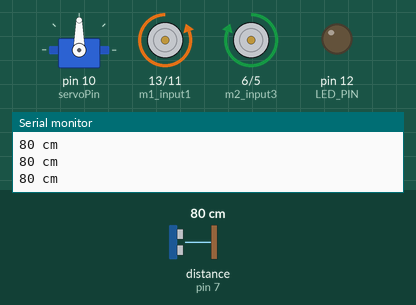
This sketch was run on a simulated Arduino Uno, built with avr-gcc and run on an emulated ATmega328P. On the bench: servo, motor-driver pin pairs drawn as motors (green arrow = first pin HIGH = forward, orange = second pin HIGH = backward, longer = more drive, scaled by the enable pin), output pins drawn as LEDs (lit = HIGH), the last lines printed to the serial monitor. The inputs (shaded band) are chosen by the test bench; at power-on: distance to the obstacle (sensor on pin 7) 80 cm. The echo pulse lasts 58.3 µs per cm.

Above: at 1.2 s.
1.3 s: distance to the obstacle (sensor on pin 7) set to 39 cm
2.8 s: distance to the obstacle (sensor on pin 7) set to 32 cm
At 5.5 s:
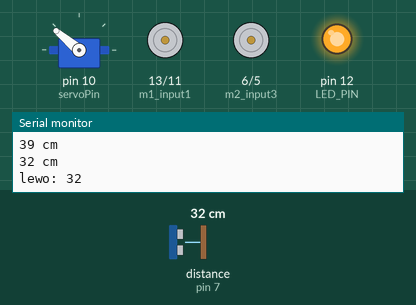
8.8 s: distance to the obstacle (sensor on pin 7) set to 35 cm
At 9.98 s:
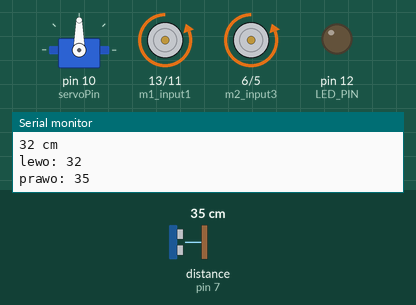
11.5 s: distance to the obstacle (sensor on pin 7) set to 2 cm
At 13.6 s:
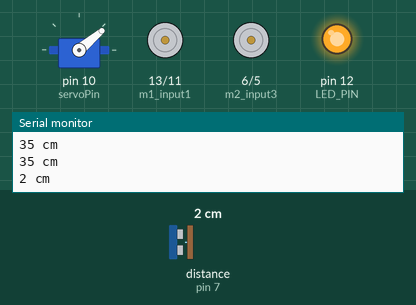
Timing chart, 0 to 15.5 s (numbered marks = the images above; inputs shaded):
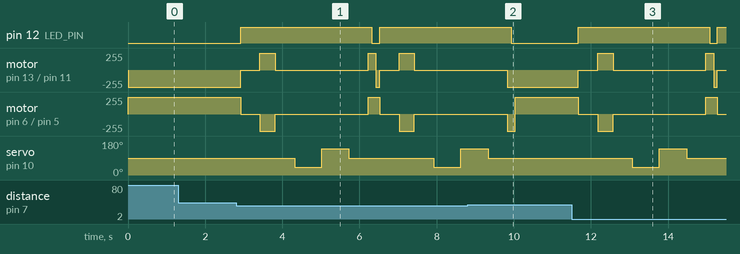

Measured:
- the behaviour switches between 35 and 34 cm on distance to the obstacle (sensor on pin 7) (found by bisection; images 0 and 1)
- after the input at 2.8 s, pin 12 (LED_PIN): LOW → HIGH after 0.12 s, → LOW 3.4 s later, → HIGH 0.20 s later; motor on pin 13 (m1_input1) / pin 11 (m1_input2): backward 255/255 → stopped after 0.12 s, → forward 255/255 0.50 s later, → stopped 0.40 s later, → forward 255/255 2.4 s later, … (8 changes in this stretch)
- after the input at 8.8 s, pin 12 (LED_PIN): goes on until 9.9 s, then stays LOW
- after the input at 11.5 s, pin 12 (LED_PIN): LOW → HIGH after 0.18 s, → LOW 3.4 s later, → HIGH 0.20 s later; motor on pin 13 (m1_input1) / pin 11 (m1_input2): backward 255/255 → stopped after 0.18 s, → forward 255/255 0.50 s later, → stopped 0.40 s later, → forward 255/255 2.4 s later, … (6 changes in this stretch)

The sketch:

obstacle_avoidance_robot.ino
```cpp
#include <Servo.h>
#include <Ultrasonic.h>


//definiowanie pinu diody LED
#define LED_PIN 12

//definiowanie pinów silnika 1
#define m1_input1 13
#define m1_input2 11
#define m1_enablePin 4

//definiowanie pinów silnika 2
#define m2_input3 6
#define m2_input4 5
#define m2_enablePin 9

//definiowanie pinów czujnika i serwa
const int trigPin = 8;
const int echoPin = 7;
const int servoPin = 10;

int distance;
int distance_left;
int distance_right;

//definiowanie kątów obrotu dla serwa
const int leftAngle = 90 - 50;                //obrót w lewo o 50 stopni
const int rightAngle = 90 + 50;               //obrót w prawo o 50 stopni
const int initialAngle = 90;                  //początkowa pozycja serwa

//inicjalizacja obiektu serwa oraz czujnika ultradźwiękowego
Servo myservo;
Ultrasonic ultrasonic(trigPin, echoPin);

bool obstacleDetected = false;                //flaga informująca, czy przeszkoda została wykryta


//-----FUNCTIONS-----------

void stop()
{
  //wyłączenie zasilania mostka H
  digitalWrite(m1_enablePin, LOW);
  digitalWrite(m2_enablePin, LOW);
}

void go()
{
    //włączenie zasilania mostka H
    digitalWrite(m1_enablePin, HIGH);
    digitalWrite(m2_enablePin, HIGH);
}


void drive_forward()
{
    stop();
    //ustawienie silnika w tryb jazdy do przodu
    digitalWrite(m1_input1, LOW);
    digitalWrite(m1_input2, HIGH);
    digitalWrite(m2_input3, HIGH);
    digitalWrite(m2_input4, LOW);
    go();
}

void go_backwards()
{
    stop();
    //ustawianie silnika w tryb jazdy do tylu
    digitalWrite(m1_input1, HIGH);
    digitalWrite(m1_input2, LOW);
    digitalWrite(m2_input3, LOW);
    digitalWrite(m2_input4, HIGH);
    go();
}

void turn_right()
{
    stop();
    digitalWrite(m1_input1, LOW); //P
    digitalWrite(m1_input2, HIGH);  //P
    digitalWrite(m2_input3, LOW); //L
    digitalWrite(m2_input4, HIGH);  //L
    go();
}

void turn_left()
{
    stop();
    digitalWrite(m1_input1, HIGH);
    digitalWrite(m1_input2, LOW);
    digitalWrite(m2_input3, HIGH);
    digitalWrite(m2_input4, LOW);
    go();
}


void setup()
{
  pinMode(LED_PIN, OUTPUT);                 //inicjalizacja diody

  myservo.attach(servoPin);                 //inicjalizacja serwa
  myservo.write(initialAngle);              //ustawienie serwa na pozycję początkową

  //ustawienie trybów pinów silnika 1
  pinMode(m1_enablePin, OUTPUT);
  pinMode(m1_input1, OUTPUT);
  pinMode(m1_input2, OUTPUT);
  digitalWrite(m1_enablePin, LOW);          //wyłącz mostek H na początku

  //ustawienie trybów pinów silnika 2
  pinMode(m2_enablePin, OUTPUT);
  pinMode(m2_input3, OUTPUT);
  pinMode(m2_input4, OUTPUT);
  digitalWrite(m2_enablePin, LOW);          //wyłącz mostek H na początku

  Serial.begin(9600);                       //inicjalizacja monitora szeregowego
}


void loop()
{
  //sprawdzenie, czy przeszkoda została wykryta
  if (!obstacleDetected) {

    drive_forward();
    distance = ultrasonic.read();

    //wyświetlanie odległości na monitorze szeregowym
    Serial.print(distance);
    Serial.println(" cm");

    //sprawdzenie, czy odległość jest mniejsza niż 35 cm
    if (distance < 35)
    {
      //jeśli tak --> ustaw flagę na true
      obstacleDetected = true;
    }

  } else
  {
    //kod dla wykrycia kolizji
    digitalWrite(LED_PIN, HIGH);        //zapalenie diody sygnalizujacej wykrycie przeszkody

    stop();                             //zatrzymanie robota
    delay(500);                         //opoznienie

    //jeśli przeszkoda została wykryta, wykonaj obroty serwa, zdecyduj w ktora strone jechac dalej i zresetuj flagę

    go_backwards();                     //cofnij sie kawałek
    delay(400);                         //opoznienie
    //delay(200);

    stop();                             //zatrzymanie robota
    delay(500);                         //opoznienie

    myservo.write(leftAngle);
    delay(700);                         //opoznienie
    distance_left = ultrasonic.read();  //zmierz odleglosc w lewo
    Serial.print("lewo: ");
    Serial.print(distance_left);
    Serial.print("\n");

    myservo.write(rightAngle);
    delay(700);                         //poczekaj x sekundy
    distance_right = ultrasonic.read(); //zmierz odleglosc w prawo
    Serial.print("prawo: ");
    Serial.print(distance_right);
    Serial.print("\n");

    myservo.write(initialAngle);      //powrót do początkowej pozycji
    delay(500);                       //opoznienie


    if(distance_left >= distance_right)
    {
      turn_left();                    //skrec w lewo
      delay(100);                     //opoznienie
    }
    else
    {
      turn_right();                   //skrec w prawo
      delay(100);                     //opoznienie
    }

    obstacleDetected = false;         //resetowanie flagi
    digitalWrite(LED_PIN, LOW);       //wyłączenie diody sygnalizujacej wykrycie przeszkody
  }

  delay(100);                         //czekanie przed kolejnym pomiarem
}
```
